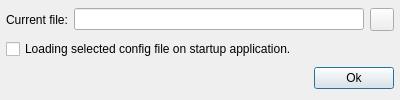
<?xml version="1.0" encoding="UTF-8"?>
<ui version="4.0">
 <class>SelectDefCfg</class>
 <widget class="QDialog" name="SelectDefCfg">
  <property name="geometry">
   <rect>
    <x>0</x>
    <y>0</y>
    <width>400</width>
    <height>100</height>
   </rect>
  </property>
  <property name="minimumSize">
   <size>
    <width>400</width>
    <height>100</height>
   </size>
  </property>
  <property name="maximumSize">
   <size>
    <width>650</width>
    <height>150</height>
   </size>
  </property>
  <property name="windowTitle">
   <string>Dialog</string>
  </property>
  <layout class="QGridLayout" name="gridLayout" columnstretch="1,0">
   <property name="leftMargin">
    <number>6</number>
   </property>
   <property name="topMargin">
    <number>6</number>
   </property>
   <property name="rightMargin">
    <number>6</number>
   </property>
   <property name="bottomMargin">
    <number>6</number>
   </property>
   <item row="0" column="0" colspan="2">
    <layout class="QHBoxLayout" name="horizontalLayout">
     <item>
      <widget class="QLabel" name="text_curFile">
       <property name="text">
        <string>Current file:</string>
       </property>
      </widget>
     </item>
     <item>
      <widget class="QLineEdit" name="lineEdit_currentFile">
       <property name="readOnly">
        <bool>true</bool>
       </property>
      </widget>
     </item>
     <item>
      <widget class="QToolButton" name="toolButton_selFolder">
       <property name="text">
        <string notr="true"/>
       </property>
       <property name="icon">
        <iconset resource="../resources.qrc">
         <normaloff>:/Images/folder.png</normaloff>:/Images/folder.png</iconset>
       </property>
      </widget>
     </item>
    </layout>
   </item>
   <item row="2" column="1">
    <widget class="QPushButton" name="pushButton_ok">
     <property name="text">
      <string>Ok</string>
     </property>
    </widget>
   </item>
   <item row="1" column="0" colspan="2">
    <widget class="QCheckBox" name="checkBox_LoadDefCfg">
     <property name="text">
      <string>Loading selected config file on startup application.</string>
     </property>
    </widget>
   </item>
  </layout>
 </widget>
 <resources>
  <include location="../resources.qrc"/>
 </resources>
 <connections/>
</ui>
